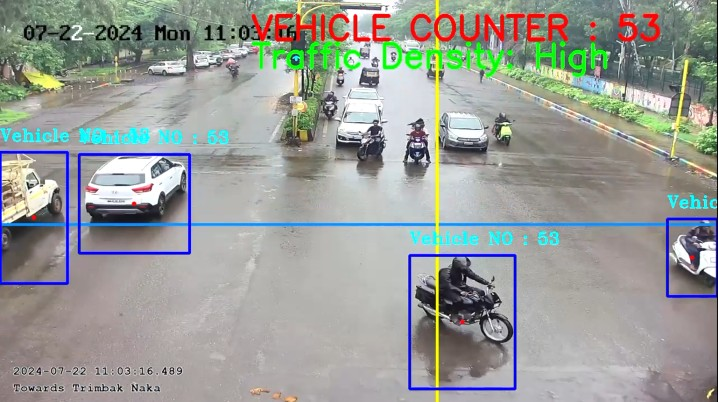
#> input picture Golf Club Circle.jpg, 718 x 402 px, given in place of path of the video, which was not available
$ python Main.py
#> lines starting #> are read from the running program, lines starting #| are printed output that depends on the picture; after the words box and inside, x2 and y2 are one past the last pixel; in counts of white or black regions, pixels touching at a corner belong together; pictures that were not available may be replaced by others from this repository, and a replacement may not be noted
import cv2
import numpy as np
import pandas as pd
import time
from datetime import datetime

# Video capture setup
cap = cv2.VideoCapture("path of the video")
if not cap.isOpened():
    print("Error: Could not open video.")
    exit()

count_line_position = 400
vertical_line_position = 500
min_width_Rect = 80
min_height_Rect = 80
detect = []
offset = 6  # Allowable Error between pixel
counter = 0

# Define thresholds for traffic density
low_threshold = 15
moderate_threshold = 30

# Initialize Subtractor (optimized version)
algo = cv2.createBackgroundSubtractorKNN(detectShadows=True)

def center_handle(x, y, w, h):
    x1 = int(w / 2)
    y1 = int(h / 2)
    cx = x + x1
    cy = y + y1
    return cx, cy

def get_traffic_density(count):
    if count < low_threshold:
        return "Low"
    elif count < moderate_threshold:
        return "Moderate"
    else:
        return "High"

# Timer setup
start_time = time.time()
save_interval = 30  # Save every 30 seconds for testing
reset_interval = 30  # Reset every 30 seconds for testing
last_reset_time = time.time()

# Create a DataFrame to store results
results_df = pd.DataFrame(columns=['Date Time', 'Vehicle Count', 'Traffic Density'])

while True:
    ret, frame1 = cap.read()
#> frame1 is the input picture: shape (402, 718, 3); mean B, G, R 152.3, 157.2, 153.6
    if not ret:
        print("Error: Could not read frame.")
        break

    # Optionally resize frame for processing
    resized_frame = cv2.resize(frame1, (1280, 720))  # Resize for faster processing
    grey = cv2.cvtColor(resized_frame, cv2.COLOR_BGR2GRAY)
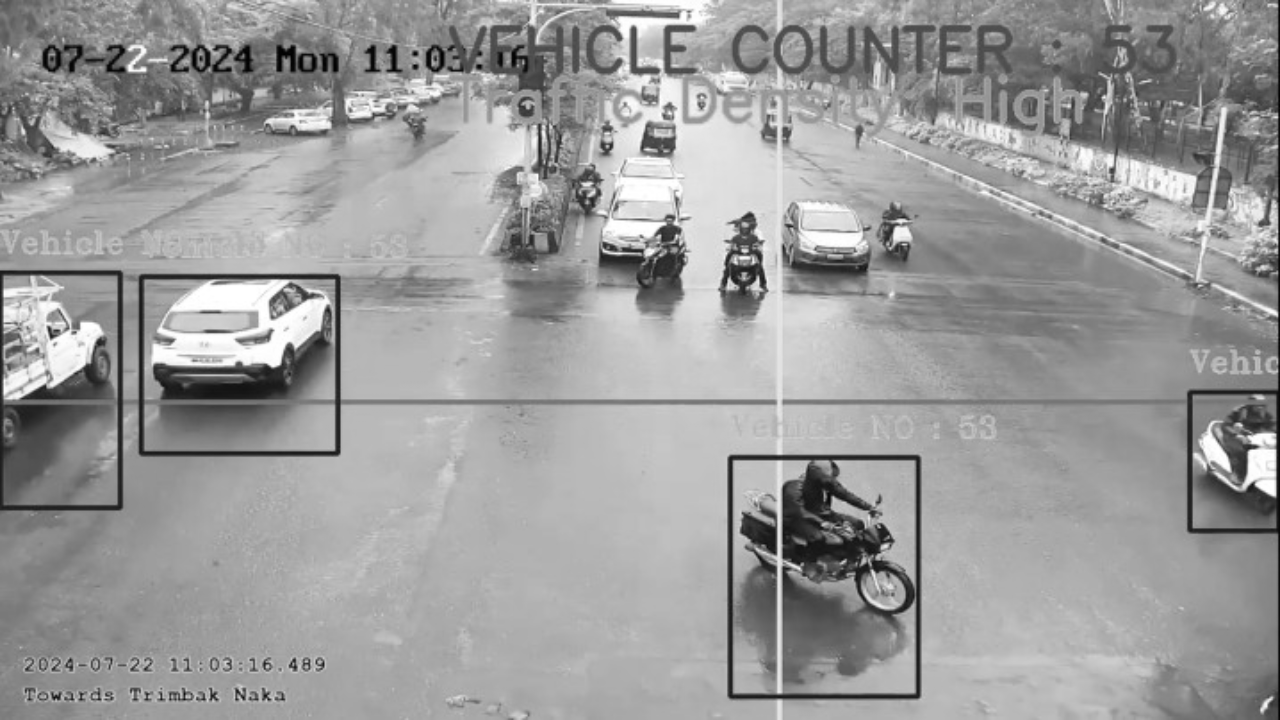
#> grey: shape (720, 1280); min 1, max 255, mean 155.4
    blur = cv2.GaussianBlur(grey, (5, 5), 3)  # Use a slightly larger kernel for GaussianBlur

    img_sub = algo.apply(blur)
#> img_sub: shape (720, 1280); every value is 255
    dilat = cv2.dilate(img_sub, np.ones((3, 3)), iterations=2)  # Reduce the number of iterations for dilation
    kernel = cv2.getStructuringElement(cv2.MORPH_ELLIPSE, (5, 5))
    dilatada = cv2.morphologyEx(dilat, cv2.MORPH_CLOSE, kernel)

    counterShape, h = cv2.findContours(dilatada, cv2.RETR_TREE, cv2.CHAIN_APPROX_SIMPLE)
#> counterShape = [[[0, 0], [0, 719], [1279, 719], [1279, 0]]]; h = [[-1, -1, -1, -1]]

    # Get the width of the current frame
    frame_width = resized_frame.shape[1]
#> frame_width = 1280

    # Draw the horizontal line across the full width of the frame
    cv2.line(resized_frame, (0, count_line_position), (frame_width, count_line_position), (255, 127, 0), 3)

    # Draw the vertical line 450 pixels from the right
    vertical_line_position_actual = frame_width - vertical_line_position
#> vertical_line_position_actual = 780
    cv2.line(resized_frame, (vertical_line_position_actual, 0), (vertical_line_position_actual, resized_frame.shape[0]), (0, 255, 255), 3)
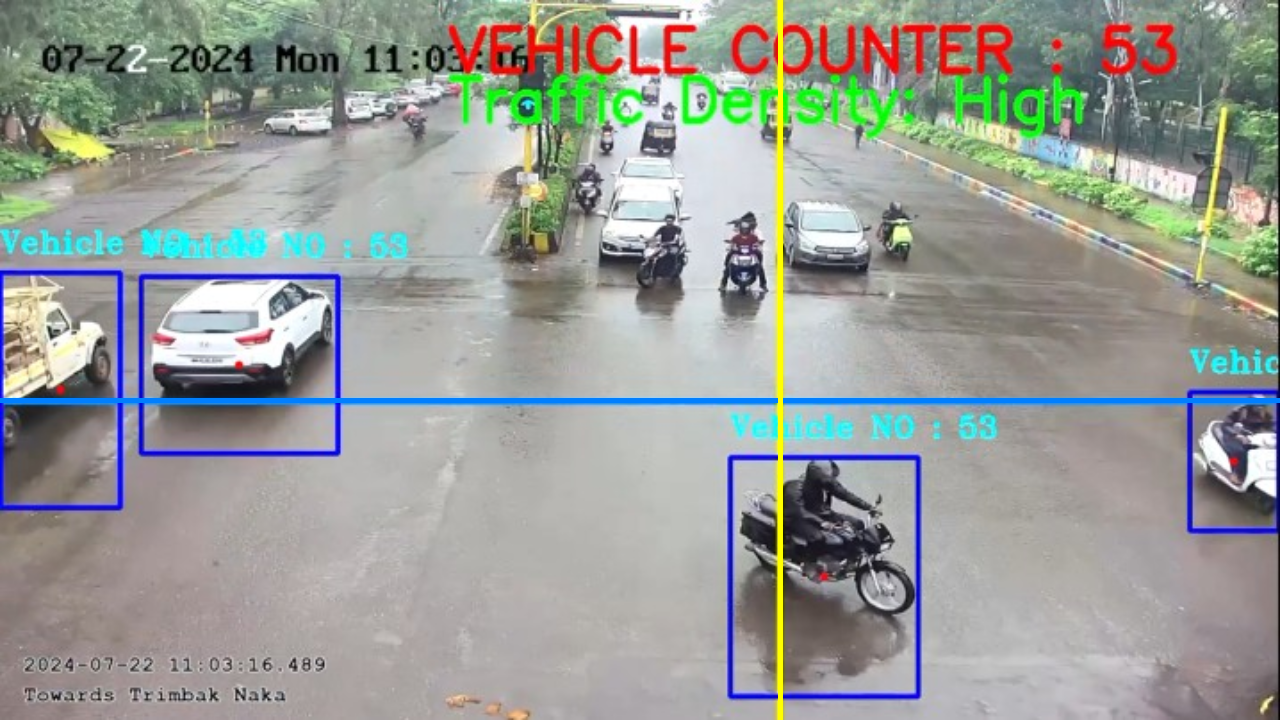
#> resized_frame: shape (720, 1280, 3); mean B, G, R 152.3, 157.1, 153.2

    for (i, c) in enumerate(counterShape):
        (x, y, w, h) = cv2.boundingRect(c)
        validate_counter = (w >= min_width_Rect) and (h >= min_height_Rect)
        if not validate_counter:
            continue

        cv2.rectangle(resized_frame, (x, y), (x + w, y + h), (255, 0, 0), 3)
        cv2.putText(resized_frame, "Vehicle NO : " + str(counter), (x, y - 20), cv2.FONT_HERSHEY_TRIPLEX, 1, (255, 244, 0), 2)

        center = center_handle(x, y, w, h)
        detect.append(center)
        cv2.circle(resized_frame, center, 4, (0, 0, 255), -1)

        for (cx, cy) in detect:
            if (cy < (count_line_position + offset)) and (cy > (count_line_position - offset)):
                counter += 1
                cv2.line(resized_frame, (0, count_line_position), (frame_width, count_line_position), (0, 127, 255), 3)
                detect.remove((cx, cy))
                print("VEHICLE COUNTER : " + str(counter))
            elif (cx < (vertical_line_position_actual + offset)) and (cx > (vertical_line_position_actual - offset)):
                counter += 1
                cv2.line(resized_frame, (vertical_line_position_actual, 0), (vertical_line_position_actual, resized_frame.shape[0]), (127, 0, 255), 3)
                detect.remove((cx, cy))
                print("VEHICLE COUNTER : " + str(counter))
#> this loop made 1 pass
#> (c, x, y, w, h, validate_counter, x1 in center_handle, y1 in center_handle) on pass 1: ([[0, 0], [0, 719], [1279, 719], [1279, 0]], 0, 0, 1280, 720, True, 640, 360)
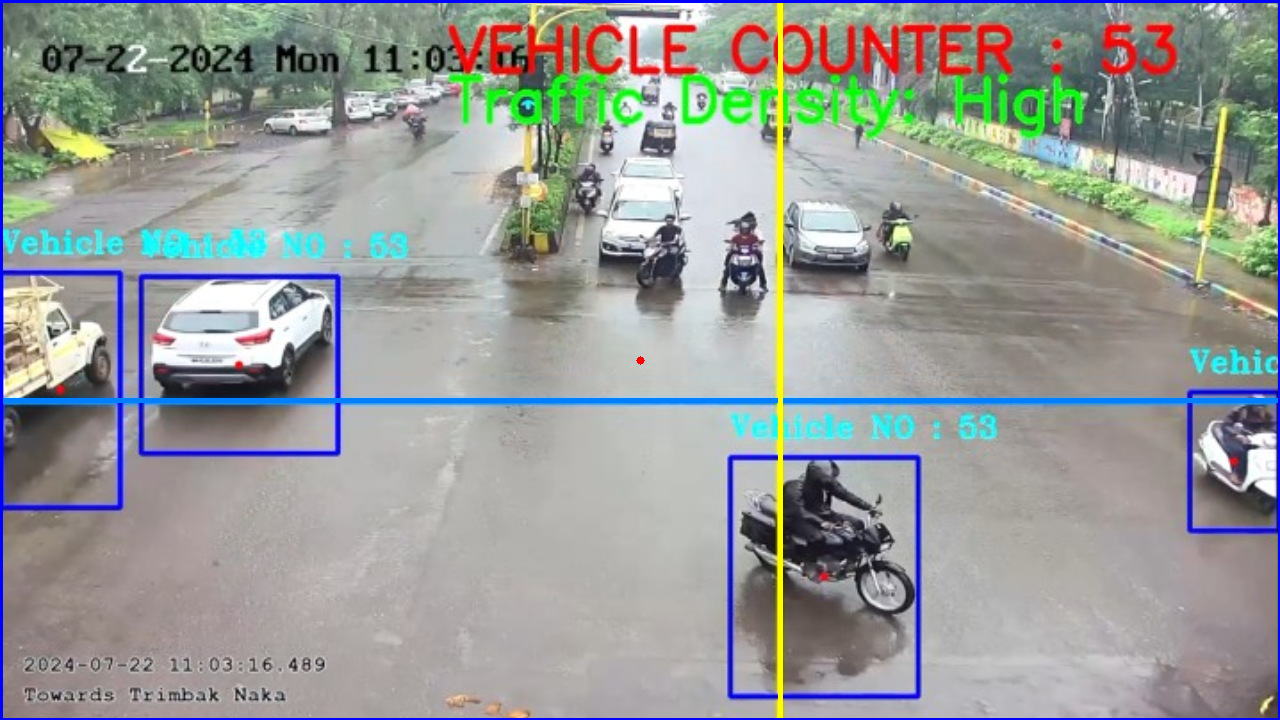
#> resized_frame: shape (720, 1280, 3); 1.09% of pixels changed, all inside (x1, y1, x2, y2) = (0, 0, 1280, 720)
#> after the loop, counter = 0; detect = [(640, 360)]

    traffic_density = get_traffic_density(counter)
#> traffic_density = 'Low'
    cv2.putText(resized_frame, f"Traffic Density: {traffic_density}", (450, 120), cv2.FONT_ITALIC, 2, (0, 255, 0), 5)
    cv2.putText(resized_frame, "VEHICLE COUNTER : " + str(counter), (450, 70), cv2.FONT_ITALIC, 2, (0, 0, 255), 5)
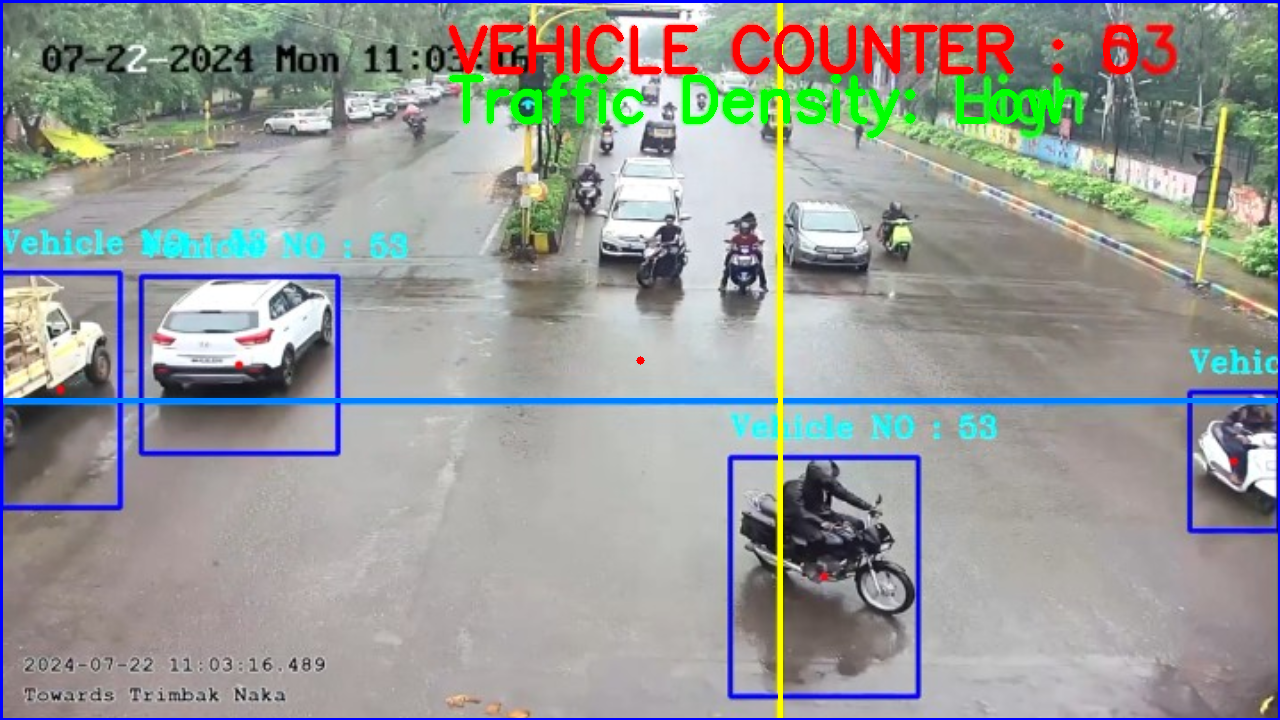
#> resized_frame: shape (720, 1280, 3); mean B, G, R 152.6, 155.5, 151.9

    cv2.imshow("OUTPUT VIDEO", resized_frame)

    # Check if save_interval has passed
    if time.time() - start_time >= save_interval:
        start_time = time.time()  # Reset the save timer
        now = datetime.now()
        date_time = now.strftime("%Y-%m-%d %H:%M:%S")

        # Create new data as a DataFrame
        new_data = pd.DataFrame({'Date Time': [date_time], 'Vehicle Count': [counter], 'Traffic Density': [traffic_density]})

        # Append new data to results_df
        results_df = pd.concat([results_df, new_data], ignore_index=True)

        # Save DataFrame to CSV
        results_df.to_csv('F:/traffic Management system/Final/Counts/7.csv', index=False)
        print("6.csv")

    # Reset the counter every reset_interval
    if time.time() - last_reset_time >= reset_interval:
        last_reset_time = time.time()
        counter = 0  # Reset the counter

    if cv2.waitKey(1) == 13:  # Press Enter key to exit
#> (key Esc is pressed here)
        break

cv2.destroyAllWindows()
cap.release()

$ run again, on Pathardi Gaon Circle.jpg
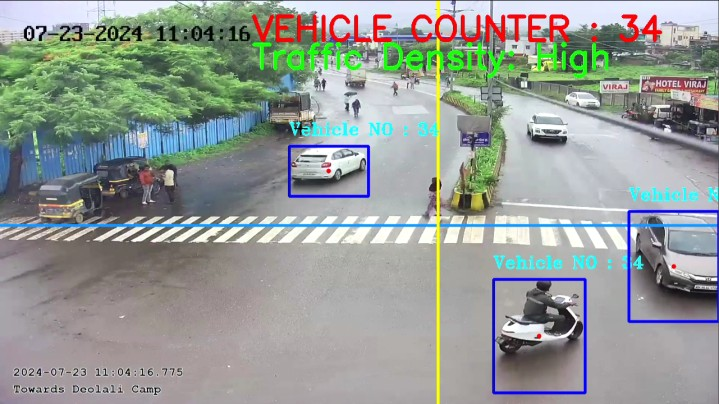
#> input picture Pathardi Gaon Circle.jpg, 719 x 404 px, given in place of path of the video, which was not available
#> frame1 is the input picture: shape (404, 719, 3); mean B, G, R 150.9, 155.6, 149
#> img_sub: shape (720, 1280); every value is 255
#> `counterShape, h = cv2.findContours(dilatada, cv2.RETR_TREE, cv2.CHAIN_..`: counterShape = [[[0, 0], [0, 719], [1279, 719], [1279, 0]]]; h = [[-1, -1, -1, -1]]
#> the loop `for (i, c) in enumerate(counterShape):` made 1 pass
#> (c, x, y, w, h, validate_counter, x1 in center_handle, y1 in center_handle) on pass 1: ([[0, 0], [0, 719], [1279, 719], [1279, 0]], 0, 0, 1280, 720, True, 640, 360)
#> after the loop `for (i, c) in enumerate(counterShape):`:
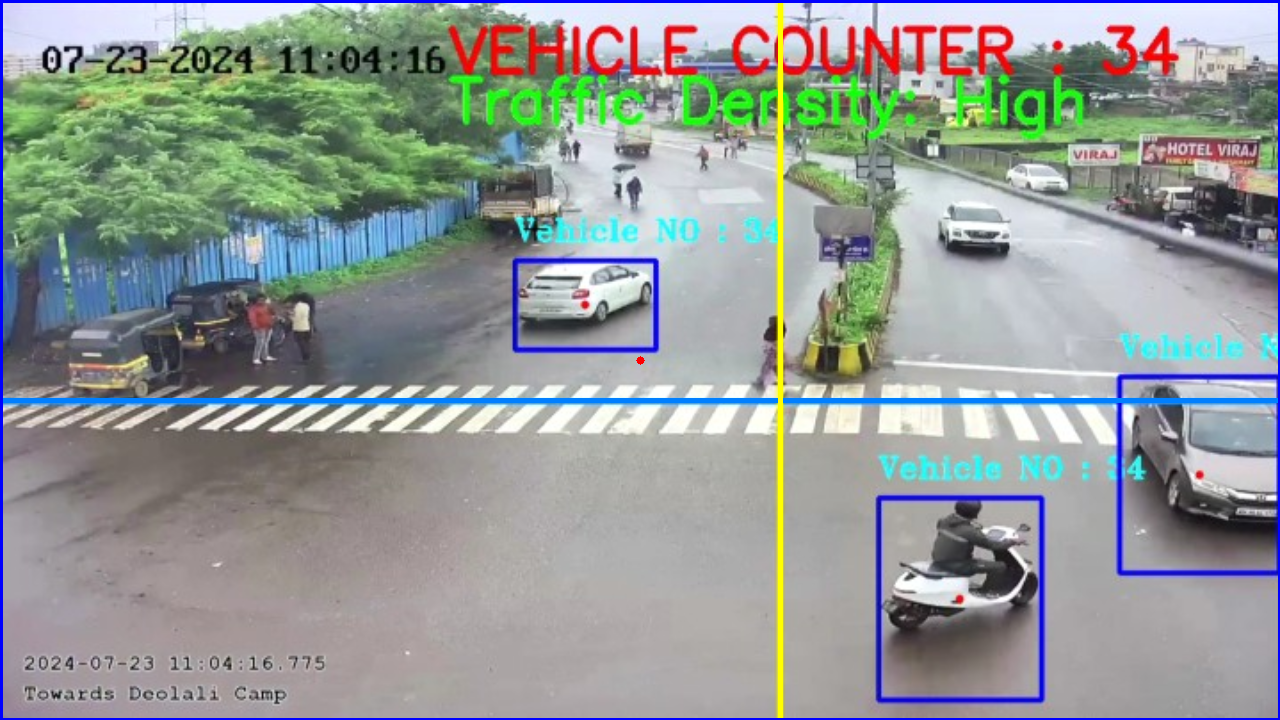
#> resized_frame: shape (720, 1280, 3); mean B, G, R 151.9, 153.8, 146.9
#> after the loop `for (i, c) in enumerate(counterShape):`: counter = 0; detect = [(640, 360)]
#> traffic_density = 'Low'
#> `cv2.putText(resized_frame, "VEHICLE COUNTER : " + str(counter), (450, ..`:
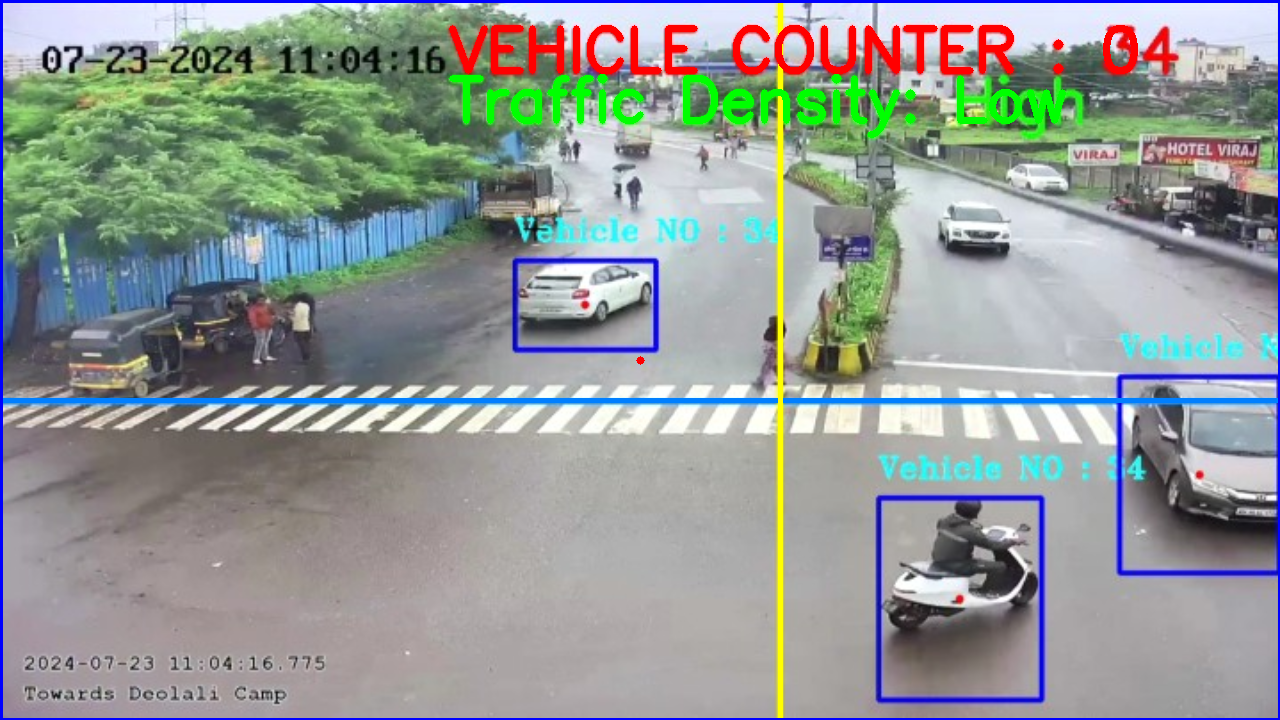
#> resized_frame: shape (720, 1280, 3); mean B, G, R 150.9, 153.6, 146.8
